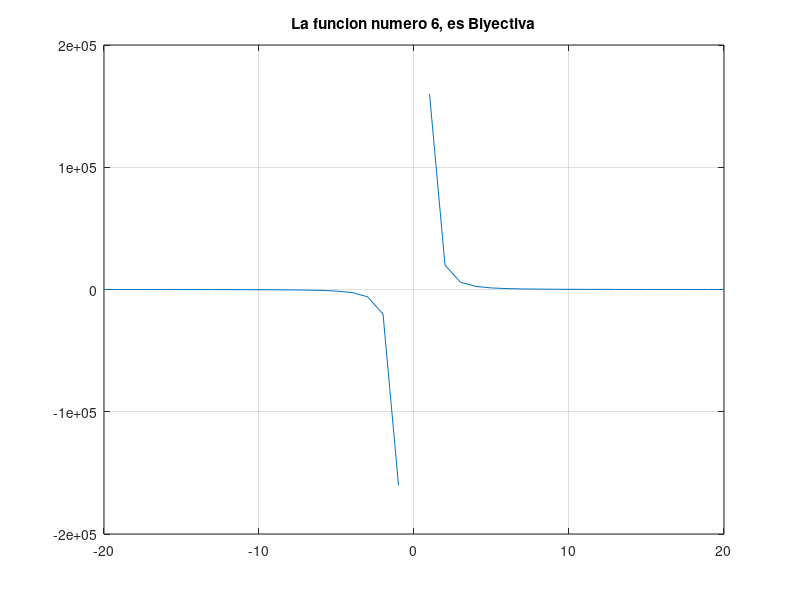

This figure's MATLAB source:
% Octave Script
% Funcion                :6
% Title                  :A19 funcion inyectiva, sobreyectiva y biyectiva
% Description            :Script para recordar funcion inyectiva, sobreyectiva y biyectiva
% Author                 :Magali Valencia Clemente
% Date                   :2021/11/16
% Version                :1
% Usage                  :C:\Users\magali
%                        :octave>funcion inyectiva, sobreyectiva y biyectiva

clear 
% Rango x 
x=[-20:1:20];
% Funciona  plotar 
fx=((x.^4)(+1)./(x.^3));
plot(x,fx)
% marcar el plano cartesiano 
hold on
grid on;
title(['La funcion numero 6, es Biyectiva']);
% esta funcion es biyectiva por que todo el elemento del contradominio es imagen de uno y solamente un elemento del dominio
